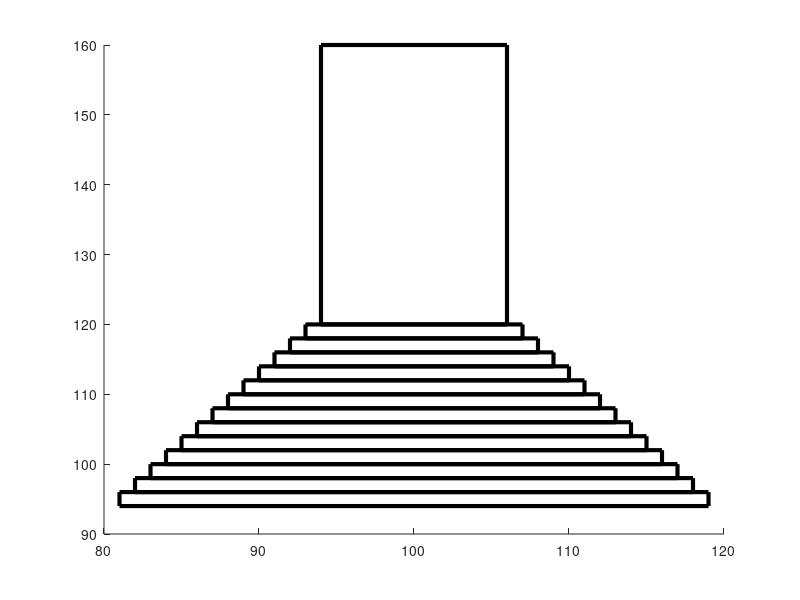

MATLAB code for this plot:
rectangle('Position',[94, 120, 12, 40],'LineWidth',3)
    rectangle('Position',[93, 118, 14, 2],'LineWidth',3)
    rectangle('Position',[92, 116, 16, 2],'LineWidth',3)
    
    rectangle('Position',[91, 114, 18, 2],'LineWidth',3)
    rectangle('Position',[90, 112, 20, 2],'LineWidth',3)
    rectangle('Position',[89, 110, 22, 2],'LineWidth',3)
    
    rectangle('Position',[88, 108, 24, 2],'LineWidth',3)
    rectangle('Position',[87, 106, 26, 2],'LineWidth',3)
    rectangle('Position',[86, 104, 28, 2],'LineWidth',3)
    
    
    rectangle('Position',[85, 102, 30, 2],'LineWidth',3)
    rectangle('Position',[84, 100, 32, 2],'LineWidth',3)
    rectangle('Position',[83, 98, 34, 2],'LineWidth',3)
    
    rectangle('Position',[82, 96, 36, 2],'LineWidth',3)
    rectangle('Position',[81, 94, 38, 2],'LineWidth',3)